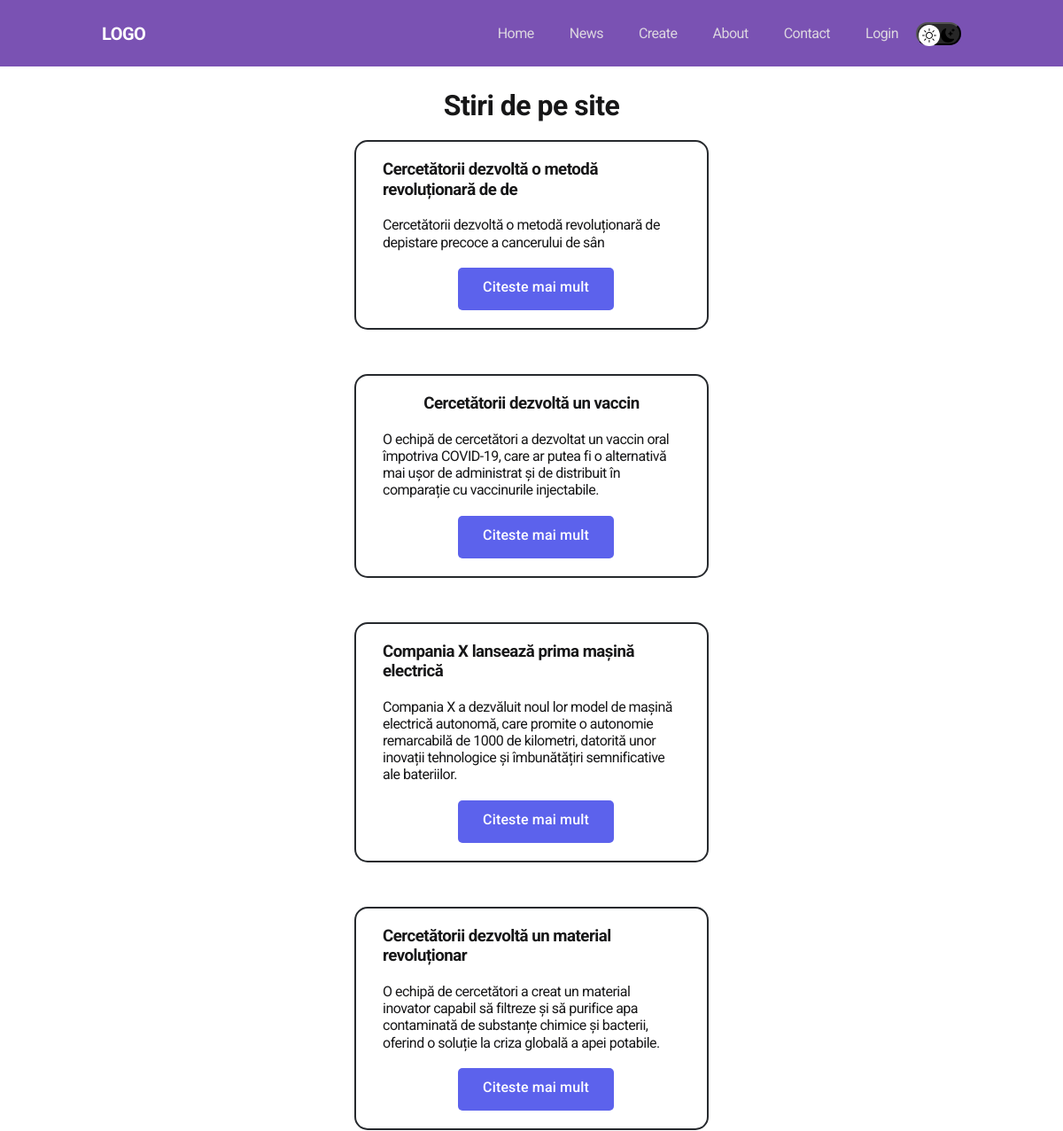
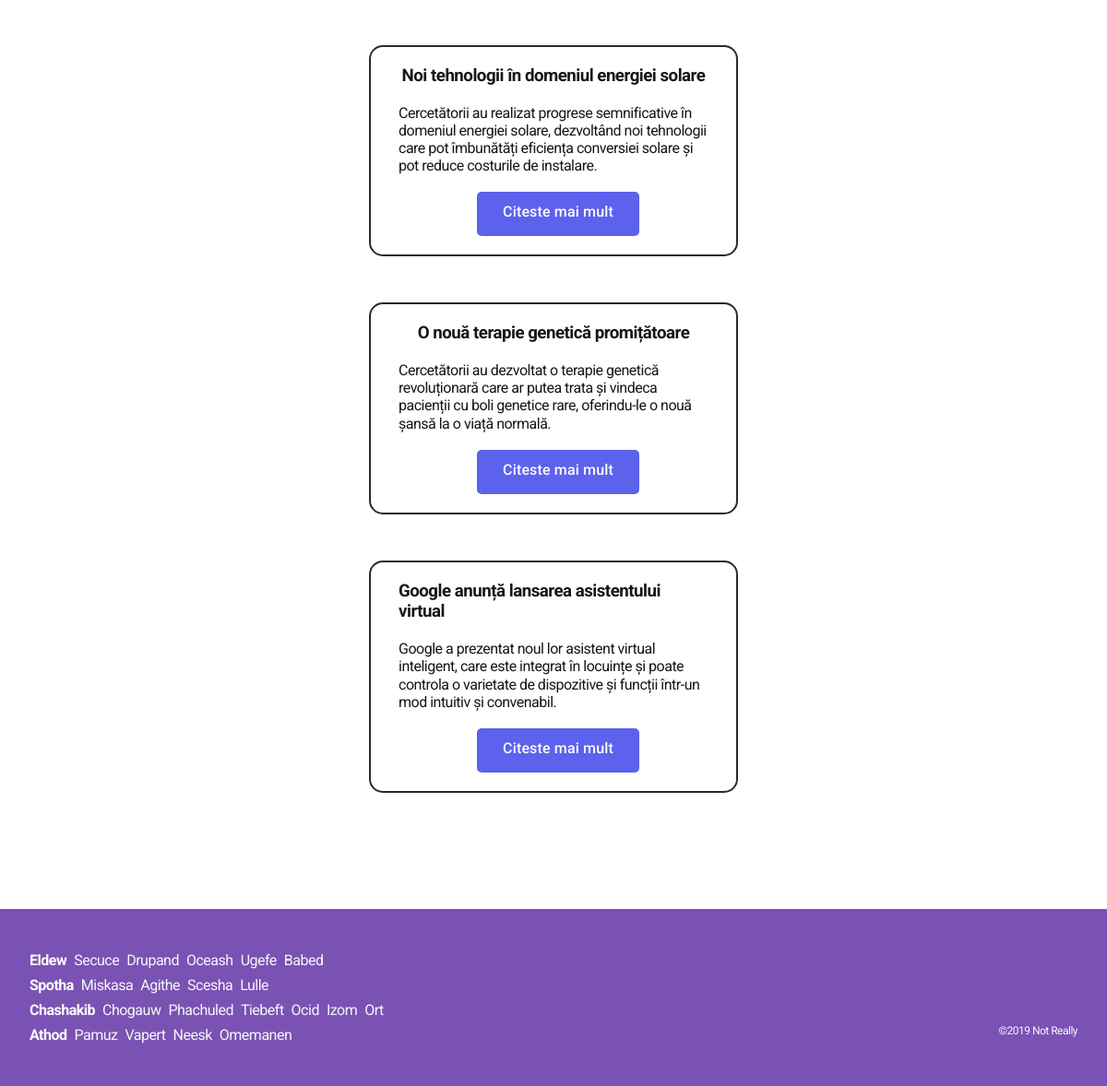
Page /news/ on the committed database (2 pictures, top to bottom).
### news/models.py (models this page shows, shortened)
class Articles(models.Model):
    title = models.CharField('Denumirea', max_length=50)
    anons = models.CharField('Anunt', max_length=300)
    full_text = models.TextField('Articol')
    date = models.DateTimeField('Data publicarii')
    class Meta:
        verbose_name = 'Stire'
        verbose_name_plural = 'Stiri'

### news/views.py (the view)
# urls.py: path('', views.news_home, name='news_home'),
def news_home(request):
    news = Articles.objects.order_by('-date')
    return render(request, 'news/news_home.html', {'news': news})

### news/templates/news/news_home.html (shortened to what this page needs)
{% extends 'main/layout.html' %}
{% block content %}
<div class="features">
  <h1 class="news__title">Stiri de pe site</h1>
  {% if news %}
    {% for el in news %}
        <div class="card">
            <h3>{{el.title}}</h3>
            <br>
            <p>{{el.anons}}</p>
            <br>
            <a href="{% url 'news-detail' el.id %}" class="btn">Citeste mai mult</a>
        </div>
    {% endfor %}
    {% else %}
        <p>Nu exista nic-o Stire inca</p>
    {% endif %}
</div>
<br>
<br>
<br>
<br>
<br>
{% endblock %}

### main/static/main/css/main.css (style rules this page uses)
a { text-decoration: none; }
:root { --blackpure: #000; --black: #171718; --black-border: #26292D; --white: #fff; --purple: #5C62EC; --text-color: var(--black); --dark-bg: var(--black); --dark-border: var(--black-border); --header-text: var(--white); --accent: var(--purple); --page-bg: var(--white); --text-color: var(--black); --title-1: var(--accent); --project-card-bg: var(--white); --project-card-text: var(--black); --box-shadow: 0px 5px 35px rgba(0, 0, 0, 0.25); }
html, body { display: flex; flex-direction: column; min-height: 100vh; font-family: 'DM Sans', sans-serif; letter-spacing: -0.5px; background-color: var(--page-bg); color: var(--text-color); margin: 0; padding: 0; }
.btn { display: inline-block; height: 48px; padding: 12px 28px; border-radius: 5px; background-color: var(--accent); color: var(--white); letter-spacing: 0.15px; font-size: 16px; font-weight: 500; transition: opacity 0.2s ease-in; margin-left: 10px; }
.features { display: flex; align-items: center; margin-top: 100px; justify-content: center; flex-direction: column; height: auto; background-color: var(--page-bg); overflow: hidden; }
.card { overflow: hidden; padding: 20px 30px; display: flex; flex-direction: column; align-items: center; justify-content: center; background-color: var(--project-card-bg); width: 400px; margin-top: 20px; margin-bottom: 30px; border-radius: 15px; border: solid 2px var(--black-border); }

### main/static/main/css/header.css (style rules this page uses)
html { box-sizing: border-box; height: 100%; }
*, *::after, *::before { box-sizing: inherit; }
body { display: flex; flex-direction: column; font-family: "Roboto", sans-serif; font-size: 16px; line-height: 1.2; height: 100%; }

### main/static/main/css/footer.css (style rules this page uses)
body { overflow-x: hidden; }

### rows in the picture
Articles: title "Cercetătorii dezvoltă o metodă revoluționară de de", anons "Cercetătorii dezvoltă o metodă revoluționară de depistare precoce a cancerului de sân"
Articles: title "Cercetătorii dezvoltă un vaccin", anons "O echipă de cercetători a dezvoltat un vaccin oral împotriva COVID-19, care ar putea fi o alternativă mai ușor de administrat și de distribuit în comparație cu vaccinurile injectabile."
Articles: title "Compania X lansează prima mașină electrică", anons "Compania X a dezvăluit noul lor model de mașină electrică autonomă, care promite o autonomie remarcabilă de 1000 de kilometri, datorită unor inovații tehnologice și îmbunătățiri semnificative ale bateriilor."
Articles: title "Cercetătorii dezvoltă un material revoluționar", anons "O echipă de cercetători a creat un material inovator capabil să filtreze și să purifice apa contaminată de substanțe chimice și bacterii, oferind o soluție la criza globală a apei potabile."
Articles: title "Noi tehnologii în domeniul energiei solare", anons "Cercetătorii au realizat progrese semnificative în domeniul energiei solare, dezvoltând noi tehnologii care pot îmbunătăți eficiența conversiei solare și pot reduce costurile de instalare."
Articles: title "O nouă terapie genetică promițătoare", anons "Cercetătorii au dezvoltat o terapie genetică revoluționară care ar putea trata și vindeca pacienții cu boli genetice rare, oferindu-le o nouă șansă la o viață normală."
Articles: title "Google anunță lansarea asistentului virtual", anons "Google a prezentat noul lor asistent virtual inteligent, care este integrat în locuințe și poate controla o varietate de dispozitive și funcții într-un mod intuitiv și convenabil."
